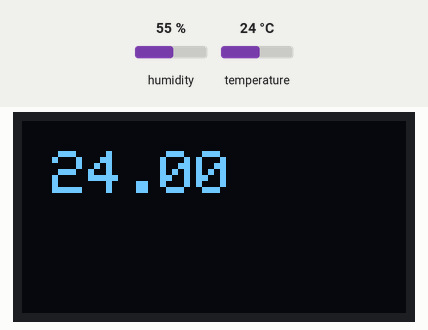
Simulated run of this sketch. Board: ESP8266 (NodeMCU). Parts: 128×64 one-colour display. The inputs (shaded band) are chosen by the test bench; at power-on: temperature 24 °C, humidity 55 %. What the sketch prints to the serial monitor is not drawn.

Above: at 1.2 s.
1.3 s: temperature set to 12 °C
At 2.7 s:
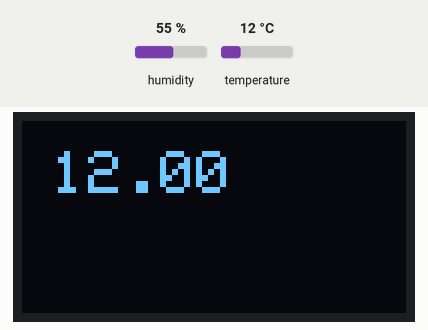
4.0 s: temperature set to 19 °C
At 4.8 s:
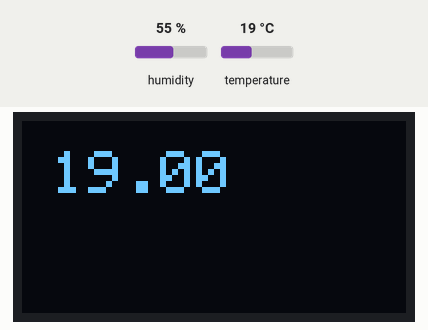
6.7 s: temperature set to 28 °C
At 9.1 s:
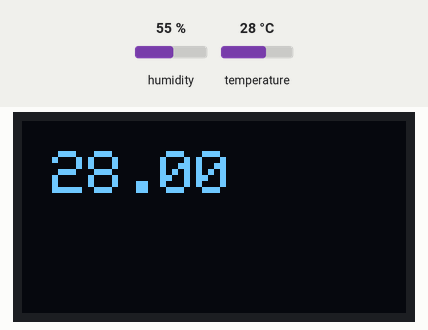
Timing chart, 0 to 10.6 s (numbered marks = the images above; inputs shaded):
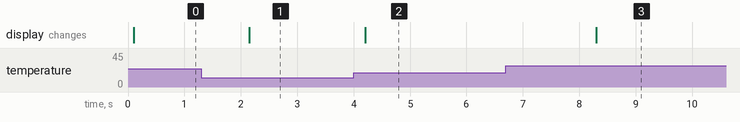

Measured:
- after the input at 1.3 s, the display: changes after 0.85 s (image 1)
- after the input at 4.0 s, the display: changes after 0.20 s (image 2)
- after the input at 6.7 s, the display: changes after 1.6 s (image 3)

The sketch:

TempOnOLED.ino
```cpp
#include "dht.h" //incude libraries folder
#define DHT11_PIN D7
dht DHT11;

#include <Wire.h>
#include <Adafruit_SSD1306.h>
#include <Adafruit_GFX.h>
#define OLED_ADDR   0x3C  // OLED display TWI address
Adafruit_SSD1306 OLED(-1);

void setup(){
  Serial.begin(9600);
  OLED.begin(SSD1306_SWITCHCAPVCC, OLED_ADDR);   // initialize and clear display
  OLED.clearDisplay();
  OLED.display();

  OLED.setTextSize(2);     //set text size
  OLED.setTextColor(WHITE);    //set text color
  OLED.setCursor(10,10);     //set start coordinates for printing


}

void loop(){
    OLED.clearDisplay();
    DHT11.read11(DHT11_PIN);    //read DHT11 data
    OLED.setCursor(10,10);
    OLED.print(DHT11.temperature);      //display text
    OLED.display();

    Serial.print("Temp: ");
    Serial.print(DHT11.temperature);  // Print the temperature
    Serial.println("*C");
    Serial.print("Relative Humidity: ");
    Serial.print(DHT11.humidity);     // Print the humidity
    Serial.println("%");
    delay(2000);
}
```
